Frame 1 (no input): blank canvas, image omitted
Frame 60 (no input): blank canvas, image omitted
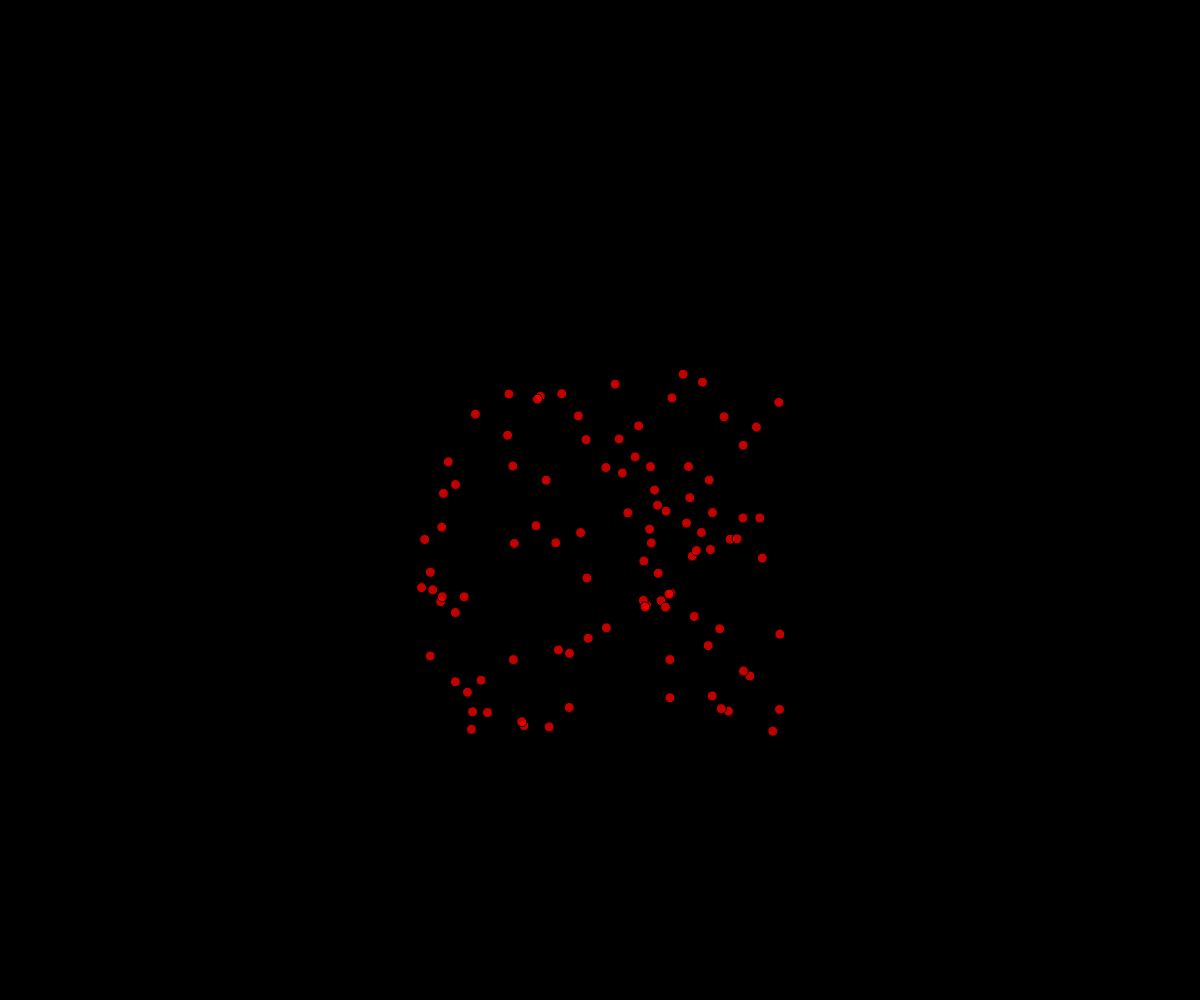
Frame 120 (the mouse pressed at the canvas centre since frame 60)

The p5.js sketch whose frames 1 and 60 were blank and that drew this single picture after the mouse press (run headless with seeded random() and noise() and a simulated clock; from frame 60 on, the mouse is pressed at the canvas centre):

// p5.js sketch
// ── sketch.js
// Project Title
// Your Name
// Date
//
// Extra for Experts:
// - describe what you did to take this project "above and beyond"
let theBullets = [];
let gravity = 0.03;

function setup() {
  createCanvas(windowWidth, windowHeight);
}

function draw() {
  background(0);
  for (let i = theBullets.length - 1; i > 0; i--) {
    theBullets[i].move();
    theBullets[i].display();
  }

  // If you want to spam the screen when holding down the mouse, use this...

  //  if (mouseIsPressed) {
  //    for (let i = 0; i < 100; i++)
  //     let myBullet = new Bullet(mouseX, mouseY, random(-3,3), random(-3, 3), 10);
  //     theBullets.push(myBullet);
  //  }

}

function mousePressed() {
  for (let i = 0; i < 100; i++) {
    let myBullet = new Bullet(mouseX, mouseY, random(-3,3), random(-3, 3), 5);
    theBullets.push(myBullet);
  }
}

class Bullet {
  constructor(x, y, dx, dy, radius) {
    this.x = x;
    this.y = y;
    this.dx = dx;
    this.dy = dy;
    this.radius = radius;
    this.alpha = 255;

  }

  display() {
    fill(255, 0, 0, this.alpha);
    circle(this.x, this.y, this.radius * 2);
  }

  move() {
    this.x += this.dx;
    this.y += this.dy;
    this.dy += gravity
    this.alpha -= 1
  }

  isDone() {
    return this.alpha <= 0;
  }
}
